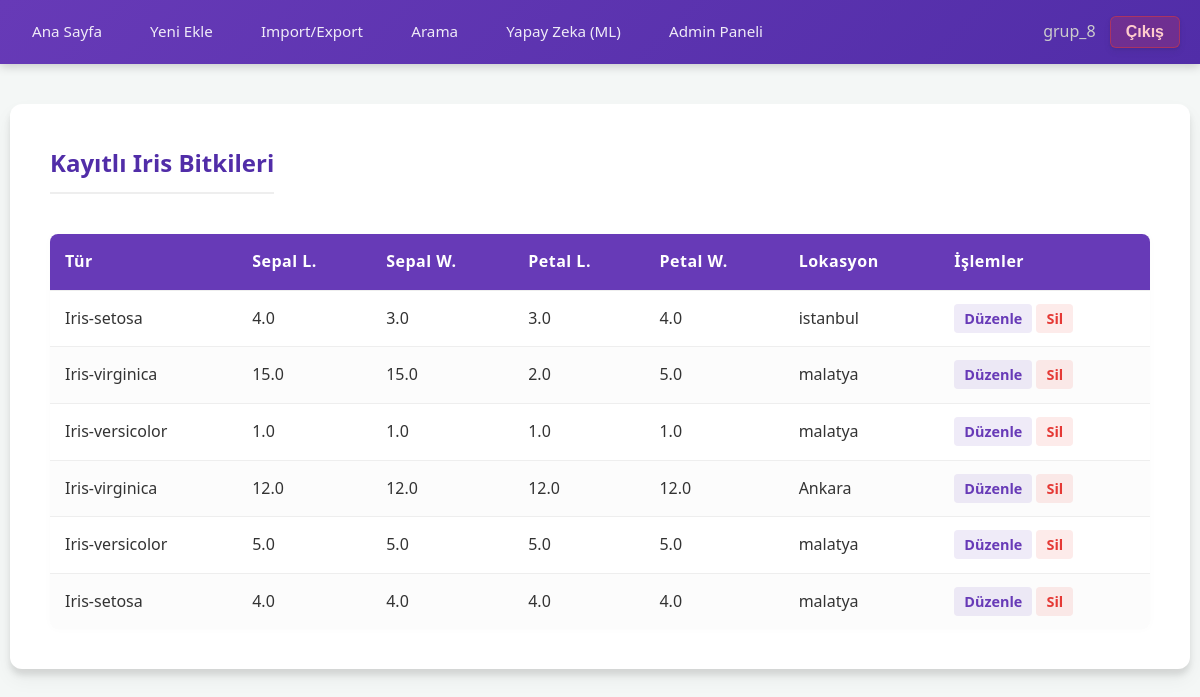
Page / (signed in) on the earlier database version.
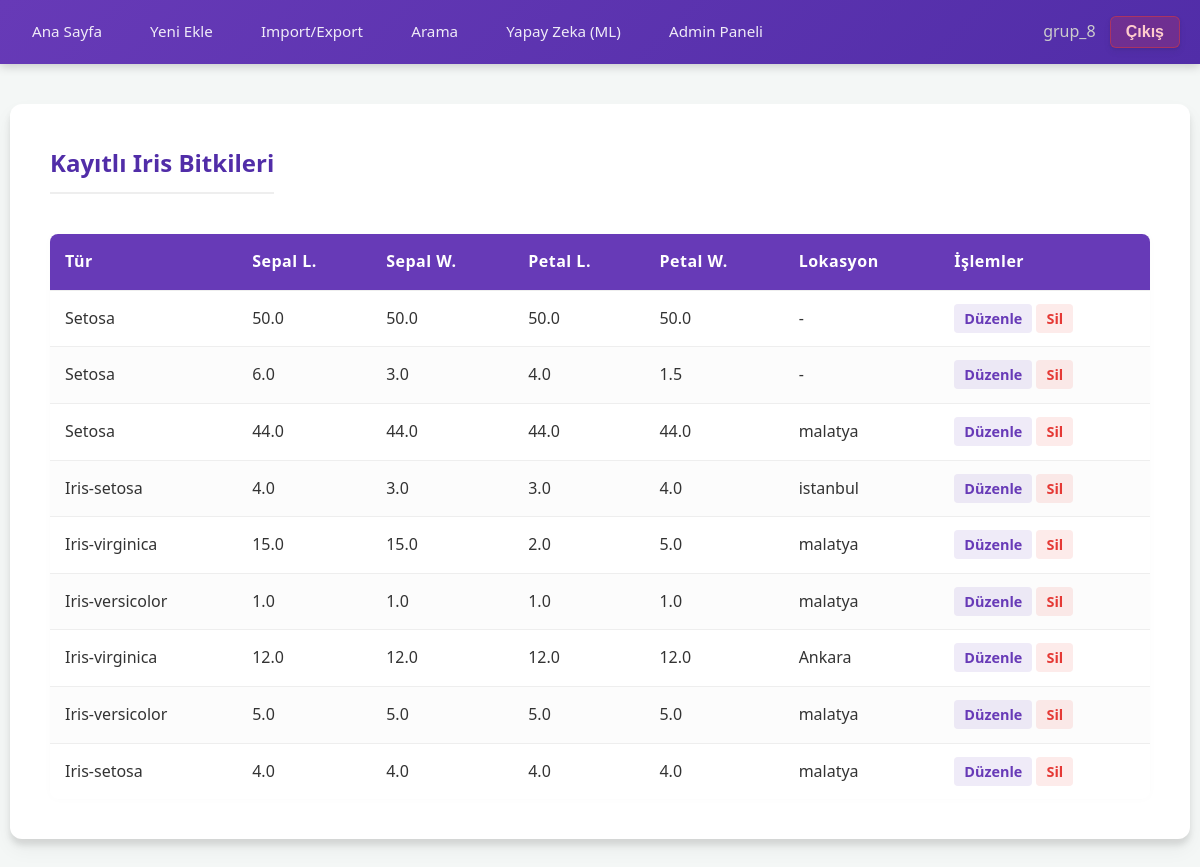
Same page on the later database version.
### iris_app/models.py (models this page shows, shortened)
class IrisPlant(models.Model):
    location = models.ForeignKey(Location, on_delete=models.SET_NULL, related_name='plants', verbose_name="Konum",
                                 null=True, blank=True)
    sepal_length = models.FloatField(verbose_name="Sepal Length (cm)")
    sepal_width = models.FloatField(verbose_name="Sepal Width (cm)")
    petal_length = models.FloatField(verbose_name="Petal Length (cm)")
    petal_width = models.FloatField(verbose_name="Petal Width (cm)")
    species = models.CharField(max_length=50, verbose_name="Tür")
    created_at = models.DateTimeField(auto_now_add=True)

class Location(models.Model):
    city = models.CharField(max_length=100, verbose_name="Şehir")
    region = models.CharField(max_length=100, verbose_name="Bölge", blank=True, null=True)
    altitude = models.IntegerField(verbose_name="Rakım (m)", default=0)
    created_at = models.DateTimeField(auto_now_add=True)

### iris_app/views.py (the view)
# urls.py: path('', views.plant_list, name='plant_list'),
@login_required
def plant_list(request):
    plants = IrisPlant.objects.all().order_by('-created_at')
    is_writer = request.user.groups.filter(name='Writer').exists()
    context = {
        'plants': plants,
        'is_writer': is_writer,
    }
    return render(request, 'plant_list.html', context)

### iris_app/context_processors.py (called while the page is built)
def global_access_control(request):
    is_writer = False
    if request.user.is_authenticated:
        is_writer = request.user.groups.filter(name='Writer').exists()
    return {'is_writer': is_writer}

### templates/plant_list.html
{% extends 'base.html' %}
{% block content %}
    <div style="display: flex; justify-content: space-between; align-items: center; margin-bottom: 20px;">
        <h2>Kayıtlı Iris Bitkileri</h2>
    </div>
    {% if plants %}
        <table>
            <thead>
                <tr> <th>Tür</th>
                    <th>Sepal L.</th>
                    <th>Sepal W.</th>
                    <th>Petal L.</th>
                    <th>Petal W.</th>
                    <th>Lokasyon</th>
                    {% if is_writer or user.is_superuser %}
                        <th>İşlemler</th>
                    {% endif %}
                </tr>
            </thead>
            <tbody>
                {% for plant in plants %}
                <tr>
                    <td>{{ plant.species|capfirst }}</td>
                    <td>{{ plant.sepal_length }}</td>
                    <td>{{ plant.sepal_width }}</td>
                    <td>{{ plant.petal_length }}</td>
                    <td>{{ plant.petal_width }}</td>
                    <td>
                        {% if plant.location %}
                            {{ plant.location.city }}
                        {% else %}
                            -
                        {% endif %}
                    </td>
                    {% if is_writer or user.is_superuser %}
                        <td>
                            <a href="{% url 'plant_update' plant.pk %}">Düzenle</a>
                            <a href="{% url 'plant_delete' plant.pk %}">Sil</a>
                        </td>
                    {% endif %}
                </tr>
                {% endfor %}
            </tbody>
        </table>
    {% else %}
        <div style="text-align: center; padding: 40px; color: #777;">
            <p>Henüz kayıtlı bir bitki bulunmuyor.</p>
        </div>
    {% endif %}
{% endblock %}

Differences in the rows shown:
added IrisPlant: species "Setosa", sepal_length "50.0", sepal_width "50.0", petal_length "50.0", petal_width "50.0"
added IrisPlant: species "Setosa", sepal_length "6.0", sepal_width "3.0", petal_length "4.0", petal_width "1.5"
added IrisPlant: species "Setosa", sepal_length "44.0", sepal_width "44.0", petal_length "44.0", petal_width "44.0", location.city "malatya"
